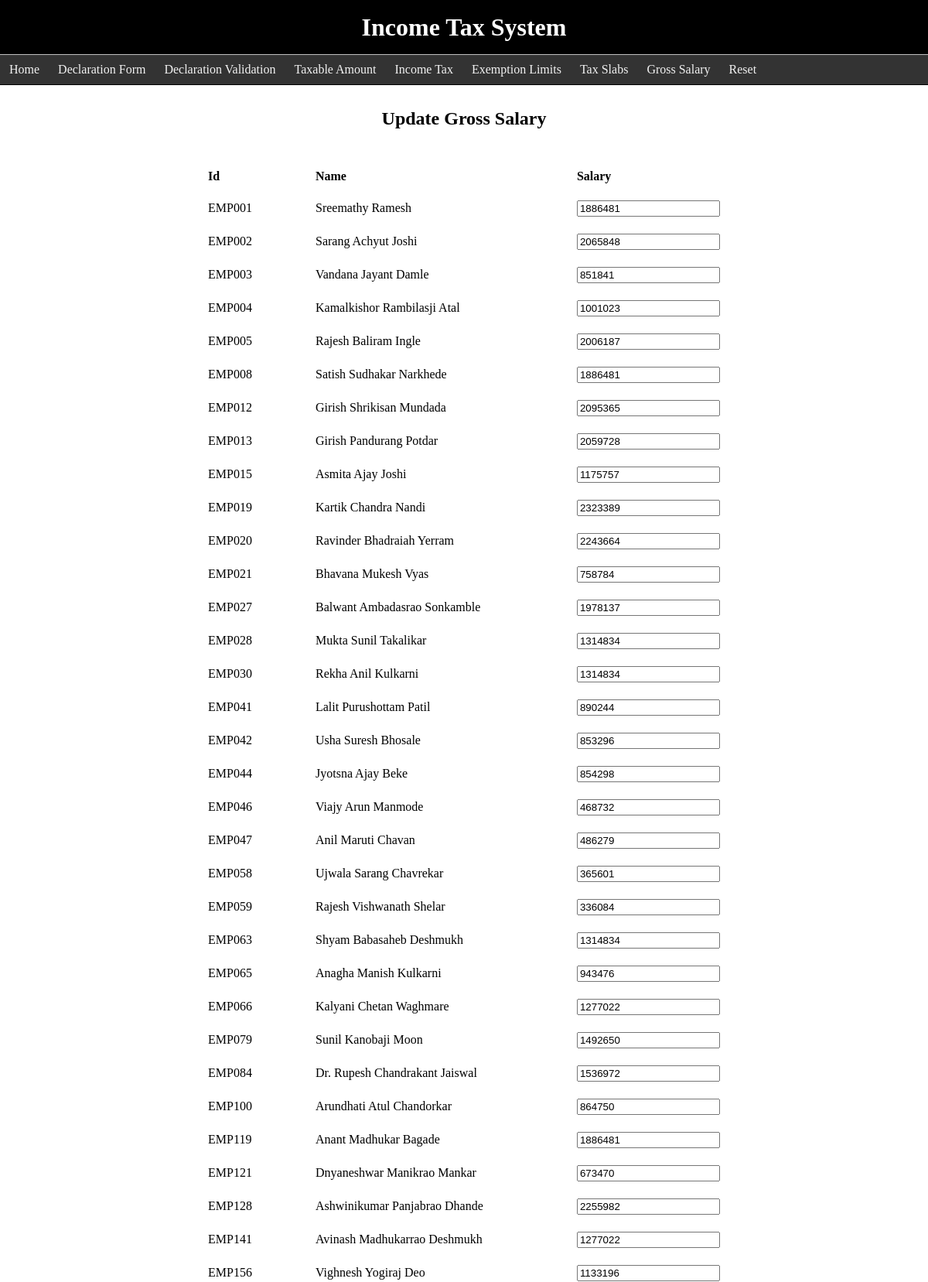
The page /salary.php (upper part) on the database its author committed.
### tables this page shows
CREATE TABLE `Employee` (
  `emp_name` varchar(35) DEFAULT NULL,
  `emp_id` varchar(6) NOT NULL,
  `gross_sal` int(11) NOT NULL
);

### salary.php (the view, shortened to what this page needs)
<!DOCTYPE html>
<head>
</head>
<html>
<body>
	<div class='heading'>
		<h1>Income Tax System</h1>
		<div class="topnav">
			<a onclick="gotoHome();">Home</a>
  			<a onclick="gotoForm();">Declaration Form</a>
  			<a onclick="gotoValidate();">Declaration Validation</a>
  			<a onclick="gotoTaxable();">Taxable Amount</a>
  			<a onclick="gotoTax();">Income Tax</a>
  			<a onclick="gotoLimit();">Exemption Limits</a>
  			<a onclick="gotoSlabs();">Tax Slabs</a>
  			<a onclick="gotoSalary();">Gross Salary</a>
  			<a onclick="gotoReset();">Reset</a>
		</div>
	</div>
	<?php
		$conn = OpenCon();
		$salary = "select * from Employee";
		$all_sal = mysqli_query($conn,$salary);
	?>
	<div class="contents">
		<center>
		<h2>Update Gross Salary</h2>
		<form action="submit_salary.php" method="POST">
		<table>
			<tr>
				<th>Id</th>
				<th>Name</th>
				<th>Salary</th>
			</tr>
		<?php
			while ($record = mysqli_fetch_array($all_sal)) {
   				echo"<tr>";
   					echo "<td>" . $record['emp_id'] . "</td>";
   					echo "<td>" . $record['emp_name'] . "</td>";
   					echo "<td> <input type='number' name='" . $record['emp_id'] . "' min='0' value='". $record['gross_sal'] ."'> </td>";
   				echo"</tr>";
			}
		?>
		</table>
		</form>
	</center>
</body>
</html>

### salary.php (style rules this page uses)
html { overflow-y: scroll; }
body { margin: 0; padding: 0; font-size: 16; }
td, th { padding-top: 10px; padding-bottom: 10px; padding-left: 40px; padding-right: 40px; text-align: left; }
table { padding: 10px; }
form { padding: 10px; margin-top: 10px; margin-bottom: 100px; }
.heading { top: 0; left: 0; right: 0; height: 70px; width: 100%; background: black; color: white; padding: 0; position: fixed; }
h1 { margin: 0; text-align: center; line-height: 70px; }
h2 { margin-top: 0; }
.topnav { border-top: 1px solid silver; border-bottom: 1px solid black; background-color: #333; overflow: hidden; padding: 0; }
.topnav a { float: left; color: #f2f2f2; text-align: center; padding: 10px 12px; text-decoration: none; }
.contents { margin-top: 140px; }

### rows shown on the page
employee: emp_id "EMP001", emp_name "Sreemathy Ramesh", gross_sal "1886481"
employee: emp_id "EMP002", emp_name "Sarang Achyut Joshi", gross_sal "2065848"
employee: emp_id "EMP003", emp_name "Vandana Jayant Damle", gross_sal "851841"
employee: emp_id "EMP004", emp_name "Kamalkishor Rambilasji Atal", gross_sal "1001023"
employee: emp_id "EMP005", emp_name "Rajesh Baliram Ingle", gross_sal "2006187"
employee: emp_id "EMP008", emp_name "Satish Sudhakar Narkhede", gross_sal "1886481"
employee: emp_id "EMP012", emp_name "Girish Shrikisan Mundada", gross_sal "2095365"
employee: emp_id "EMP013", emp_name "Girish Pandurang Potdar", gross_sal "2059728"
employee: emp_id "EMP015", emp_name "Asmita Ajay Joshi", gross_sal "1175757"
employee: emp_id "EMP019", emp_name "Kartik Chandra Nandi", gross_sal "2323389"
employee: emp_id "EMP020", emp_name "Ravinder Bhadraiah Yerram", gross_sal "2243664"
employee: emp_id "EMP021", emp_name "Bhavana Mukesh Vyas", gross_sal "758784"
employee: emp_id "EMP027", emp_name "Balwant Ambadasrao Sonkamble", gross_sal "1978137"
employee: emp_id "EMP028", emp_name "Mukta Sunil Takalikar", gross_sal "1314834"
employee: emp_id "EMP030", emp_name "Rekha Anil Kulkarni", gross_sal "1314834"
employee: emp_id "EMP041", emp_name "Lalit Purushottam Patil", gross_sal "890244"
employee: emp_id "EMP042", emp_name "Usha Suresh Bhosale", gross_sal "853296"
employee: emp_id "EMP044", emp_name "Jyotsna Ajay Beke", gross_sal "854298"
employee: emp_id "EMP046", emp_name "Viajy Arun Manmode", gross_sal "468732"
employee: emp_id "EMP047", emp_name "Anil Maruti Chavan", gross_sal "486279"
employee: emp_id "EMP058", emp_name "Ujwala Sarang Chavrekar", gross_sal "365601"
employee: emp_id "EMP059", emp_name "Rajesh Vishwanath Shelar", gross_sal "336084"
employee: emp_id "EMP063", emp_name "Shyam Babasaheb Deshmukh", gross_sal "1314834"
employee: emp_id "EMP065", emp_name "Anagha Manish Kulkarni", gross_sal "943476"
employee: emp_id "EMP066", emp_name "Kalyani Chetan Waghmare", gross_sal "1277022"
employee: emp_id "EMP079", emp_name "Sunil Kanobaji Moon", gross_sal "1492650"
employee: emp_id "EMP084", emp_name "Dr. Rupesh Chandrakant Jaiswal", gross_sal "1536972"
employee: emp_id "EMP100", emp_name "Arundhati Atul Chandorkar", gross_sal "864750"
employee: emp_id "EMP119", emp_name "Anant Madhukar Bagade", gross_sal "1886481"
employee: emp_id "EMP121", emp_name "Dnyaneshwar Manikrao Mankar", gross_sal "673470"
employee: emp_id "EMP128", emp_name "Ashwinikumar Panjabrao Dhande", gross_sal "2255982"
employee: emp_id "EMP141", emp_name "Avinash Madhukarrao Deshmukh", gross_sal "1277022"
employee: emp_id "EMP156", emp_name "Vighnesh Yogiraj Deo", gross_sal "1133196"
